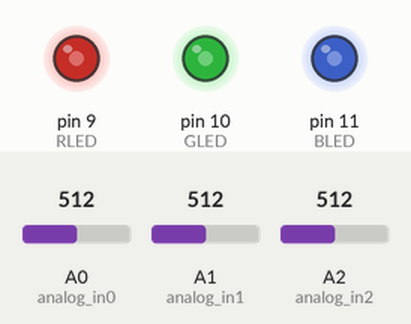
A sketch run on a simulated Arduino Uno, built with avr-gcc and run on an emulated ATmega328P. On the bench: output pins drawn as LEDs (lit = HIGH). The inputs (shaded band) are chosen by the test bench; at power-on: A0 (analog_in0) = 512, A1 (analog_in1) = 512, A2 (analog_in2) = 512.

Above: at 1.2 s.
1.3 s: A0 (analog_in0) set to 716
At 1.7 s:
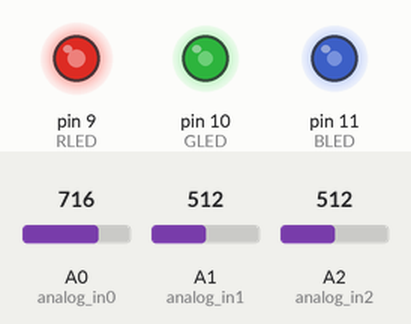
2.8 s: A1 (analog_in1) set to 716
At 4.0 s:
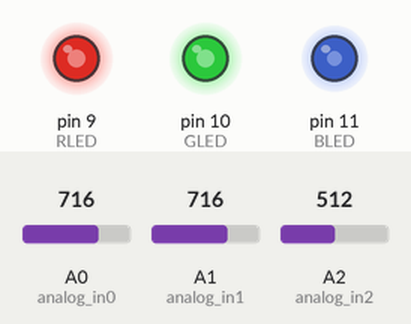
4.3 s: A2 (analog_in2) set to 716
At 5.2 s:
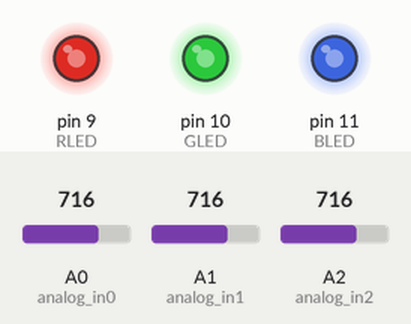
5.8 s: A0 (analog_in0) set to 900
At 6.3 s:
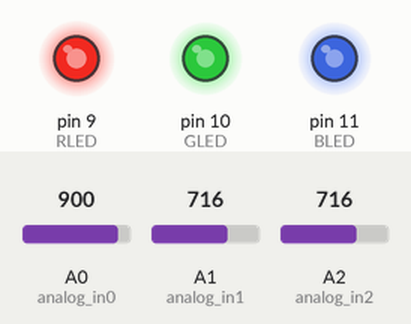
7.3 s: A1 (analog_in1) set to 900
At 8.5 s:
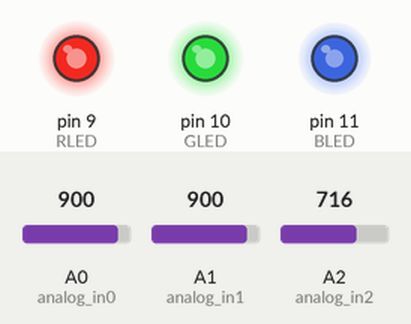
8.8 s: A2 (analog_in2) set to 900
At 9.8 s:
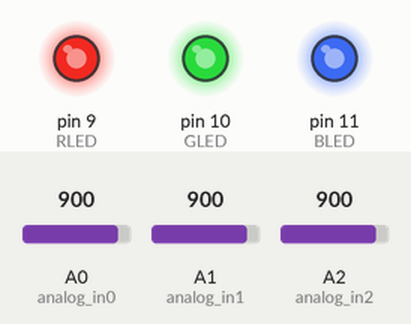
Timing chart, 0 to 11.3 s (numbered marks = the images above; inputs shaded):
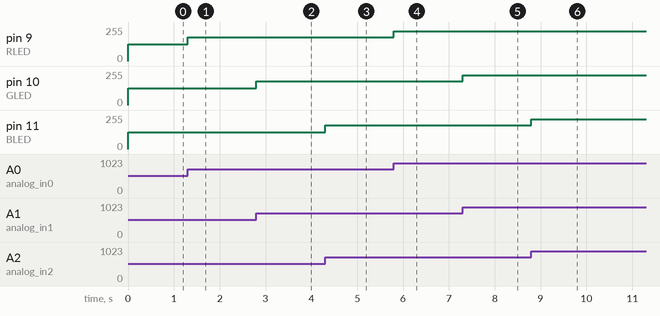

Measured:
- after the input at 1.3 s, pin 9 (RLED): 127/255 → 178/255 at once
- after the input at 2.8 s, pin 10 (GLED): 127/255 → 178/255 at once
- after the input at 4.3 s, pin 11 (BLED): 127/255 → 178/255 at once
- after the input at 5.8 s, pin 9 (RLED): 178/255 → 224/255 at once
- after the input at 7.3 s, pin 10 (GLED): 178/255 → 224/255 at once
- after the input at 8.8 s, pin 11 (BLED): 178/255 → 224/255 at once

The sketch:

Homework2.ino
```cpp
const int analog_in0 = A0;
const int analog_in1 = A1;
const int analog_in2 = A2;

const int RLED = 9;
const int GLED = 10;
const int BLED = 11;

const int analog_max_val = 1023;
const int LED_max_val = 255;

int value0 = 0;
int value1 = 0;
int value2 = 0;

void setup ()
{
  Serial.begin(9600);
  pinMode(RLED, OUTPUT);
  pinMode(GLED, OUTPUT);
  pinMode(BLED, OUTPUT);
}

void loop()
{
  value0 = analogRead(analog_in0);
  value1 = analogRead(analog_in1);
  value2 = analogRead(analog_in2);

  value0 = map(value0, 0, analog_max_val, 0, LED_max_val);
  value1 = map(value1, 0, analog_max_val, 0, LED_max_val);
  value2 = map(value2, 0, analog_max_val, 0, LED_max_val);

  analogWrite(RLED, value0);
  analogWrite(GLED, value1);
  analogWrite(BLED, value2);
}
```
